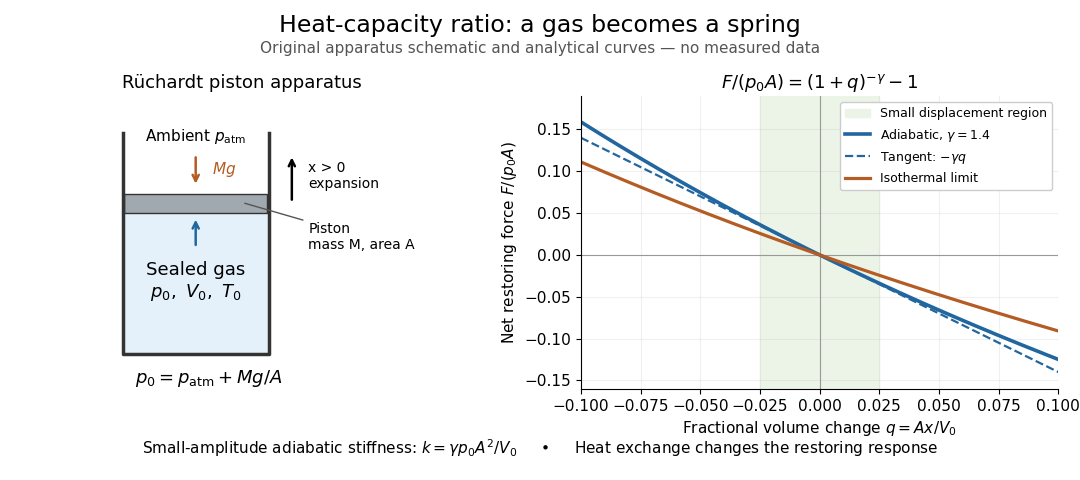

Write Python code to recreate this figure.
"""Original Ruchardt schematic and analytical gas-spring model, not data.

Tested with Python 3.14.4, NumPy 2.3.5 and Matplotlib 3.10.7.
Run from _media; the output basename follows this script's basename.
"""

from pathlib import Path

import matplotlib.pyplot as plt
from matplotlib.patches import Rectangle
import numpy as np


def main():
    plt.rcParams.update({"font.size": 11, "axes.spines.top": False,
                         "axes.spines.right": False, "figure.facecolor": "white",
                         "axes.facecolor": "white", "savefig.facecolor": "white"})
    fig, (setup, model) = plt.subplots(1, 2, figsize=(10.8, 4.8), dpi=100,
                                      gridspec_kw={"width_ratios": [1, 1.2]})
    fig.subplots_adjust(left=0.04, right=0.98, top=0.80, bottom=0.19, wspace=0.32)
    fig.suptitle("Heat-capacity ratio: a gas becomes a spring", fontsize=17, y=0.97)
    fig.text(0.5, 0.89, "Original apparatus schematic and analytical curves — no measured data",
             ha="center", fontsize=11, color="#555555")

    setup.set(xlim=(0, 6), ylim=(0, 5.5))
    setup.axis("off")
    setup.set_title("Rüchardt piston apparatus", fontsize=13)
    setup.add_patch(Rectangle((1.2, 0.65), 2.2, 2.65, facecolor="#e4f1fb", edgecolor="none"))
    setup.plot([1.2, 1.2, 3.4, 3.4], [4.8, 0.65, 0.65, 4.8], color="#333333", lw=2.5)
    setup.add_patch(Rectangle((1.22, 3.30), 2.16, 0.35, facecolor="#a1a9b0", edgecolor="#333333"))
    setup.text(2.3, 2.0, "Sealed gas\n" + r"$p_0,\ V_0,\ T_0$", ha="center", va="center", fontsize=13)
    setup.text(2.3, 4.65, r"Ambient $p_{\rm atm}$", ha="center")
    setup.annotate("", xy=(2.3, 3.80), xytext=(2.3, 4.40),
                   arrowprops={"arrowstyle": "->", "lw": 1.8, "color": "#b45c23"})
    setup.text(2.55, 4.04, r"$Mg$", color="#b45c23")
    setup.annotate("", xy=(2.3, 3.23), xytext=(2.3, 2.65),
                   arrowprops={"arrowstyle": "->", "lw": 1.8, "color": "#2266a0"})
    setup.annotate("Piston\nmass M, area A", xy=(3.0, 3.5), xytext=(4.0, 2.85),
                   va="center", fontsize=10, arrowprops={"arrowstyle": "-", "color": "#555555"})
    setup.annotate("", xy=(3.75, 4.4), xytext=(3.75, 3.5),
                   arrowprops={"arrowstyle": "->", "lw": 1.8})
    setup.text(4.0, 4.0, "x > 0\nexpansion", fontsize=10, va="center")
    setup.text(2.5, 0.1, r"$p_0=p_{\rm atm}+Mg/A$", ha="center", fontsize=13)

    gamma = 1.4
    q = np.linspace(-0.10, 0.10, 601)
    adiabatic = np.expm1(-gamma * np.log1p(q))
    isothermal = np.expm1(-np.log1p(q))
    model.axvspan(-0.025, 0.025, color="#ecf4e8", label="Small displacement region")
    model.axhline(0, color="#999999", lw=0.8)
    model.axvline(0, color="#999999", lw=0.8)
    model.plot(q, adiabatic, color="#2266a0", lw=2.6, label=r"Adiabatic, $\gamma=1.4$")
    model.plot(q, -gamma * q, "--", color="#2266a0", lw=1.6, label=r"Tangent: $-\gamma q$")
    model.plot(q, isothermal, color="#b45c23", lw=2.3, label="Isothermal limit")
    model.set(xlabel=r"Fractional volume change $q=Ax/V_0$",
              ylabel=r"Net restoring force $F/(p_0 A)$", xlim=(-0.10, 0.10), ylim=(-0.16, 0.19))
    model.set_title(r"$F/(p_0 A)=(1+q)^{-\gamma}-1$", fontsize=13)
    model.legend(loc="upper right", fontsize=9, framealpha=1)
    model.grid(alpha=0.18)
    fig.text(0.50, 0.055, r"Small-amplitude adiabatic stiffness: $k=\gamma p_0 A^2/V_0$"
             "     •     Heat exchange changes the restoring response",
             ha="center", fontsize=11)
    fig.savefig(Path(__file__).with_suffix(".png").name, facecolor="white", transparent=False)
    plt.close(fig)


if __name__ == "__main__":
    main()
